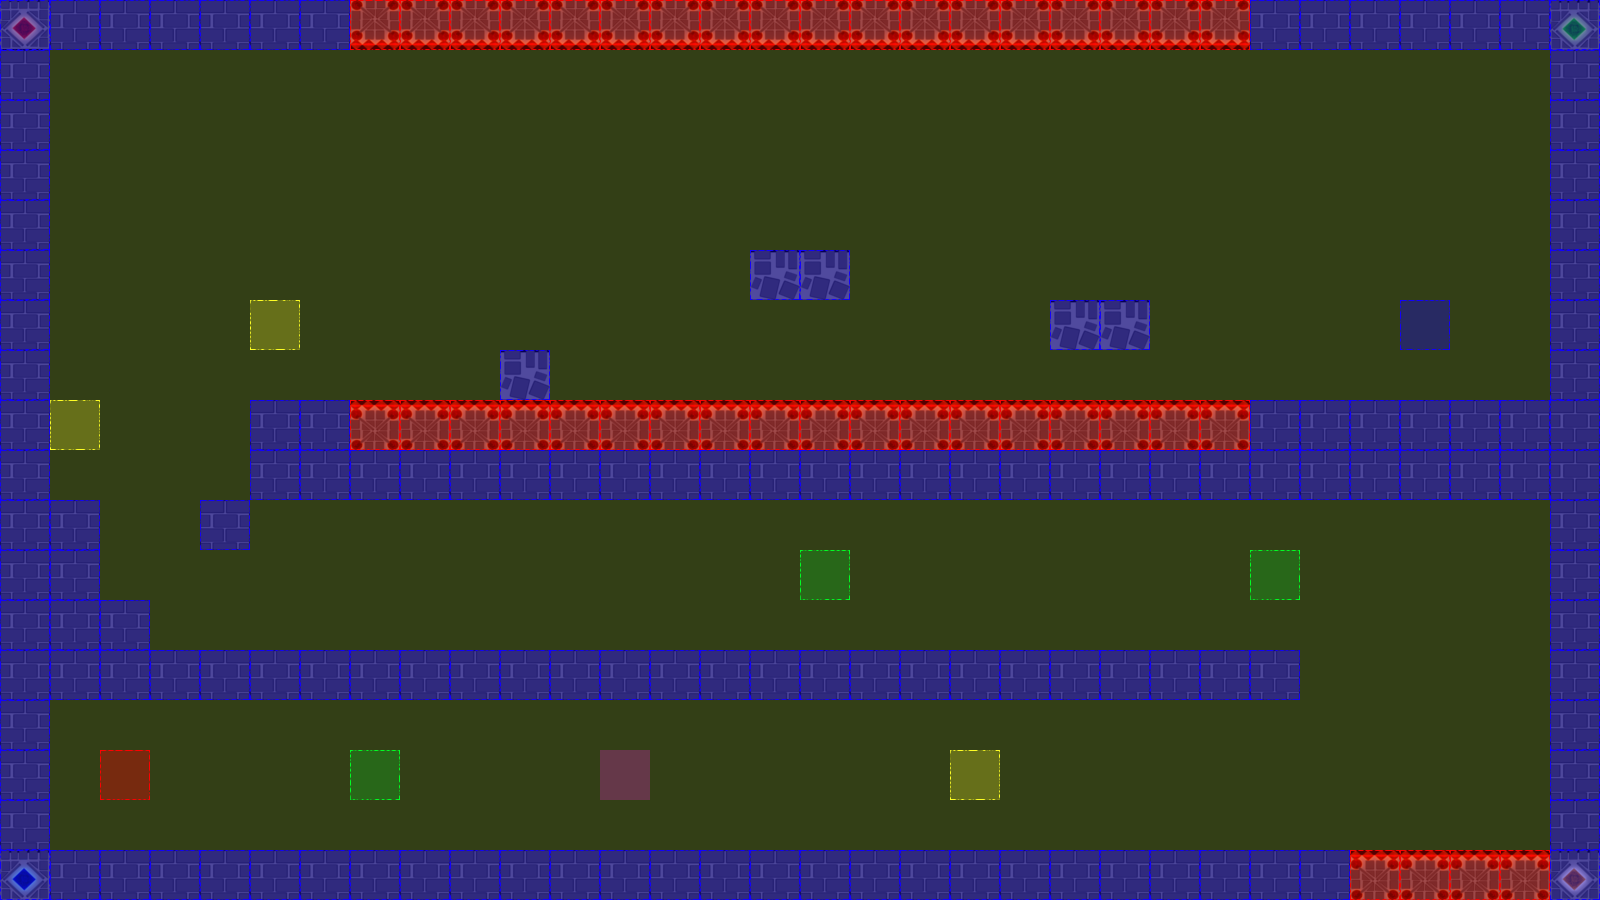

This game map was drawn from its Tiled (.tmx) file and the tilesets committed beside it. A one-line description and the trimmed map source follow:
An orthogonal 32x18 tile map with 50x50 px tiles, 3 tile layers (terrain, collision, event), 2 tilesets.

<map version="1.0" orientation="orthogonal" renderorder="left-up" width="32" height="18" tilewidth="50" tileheight="50" nextobjectid="3">
 <tileset firstgid="1" name="castleTile" tilewidth="50" tileheight="50" tilecount="36" columns="6">
  <image source="tiles/castleTile.png" width="300" height="300" />
 </tileset>
 <tileset firstgid="37" name="collisionTile" tilewidth="50" tileheight="50" tilecount="12" columns="3">
  <image source="tiles/collisionTile.png" width="150" height="200" />
 </tileset>
 <layer name="terrain" width="32" height="18">
  <data>[576 cells, 183 non-empty, 7 distinct tile ids]</data>
 </layer>
 <layer name="collision" width="32" height="18">
  <data>[576 cells, 576 non-empty, 3 distinct tile ids]</data>
 </layer>
 <layer name="event" width="32" height="18">
  <data>[576 cells, 9 non-empty, 5 distinct tile ids]</data>
 </layer>
</map>
